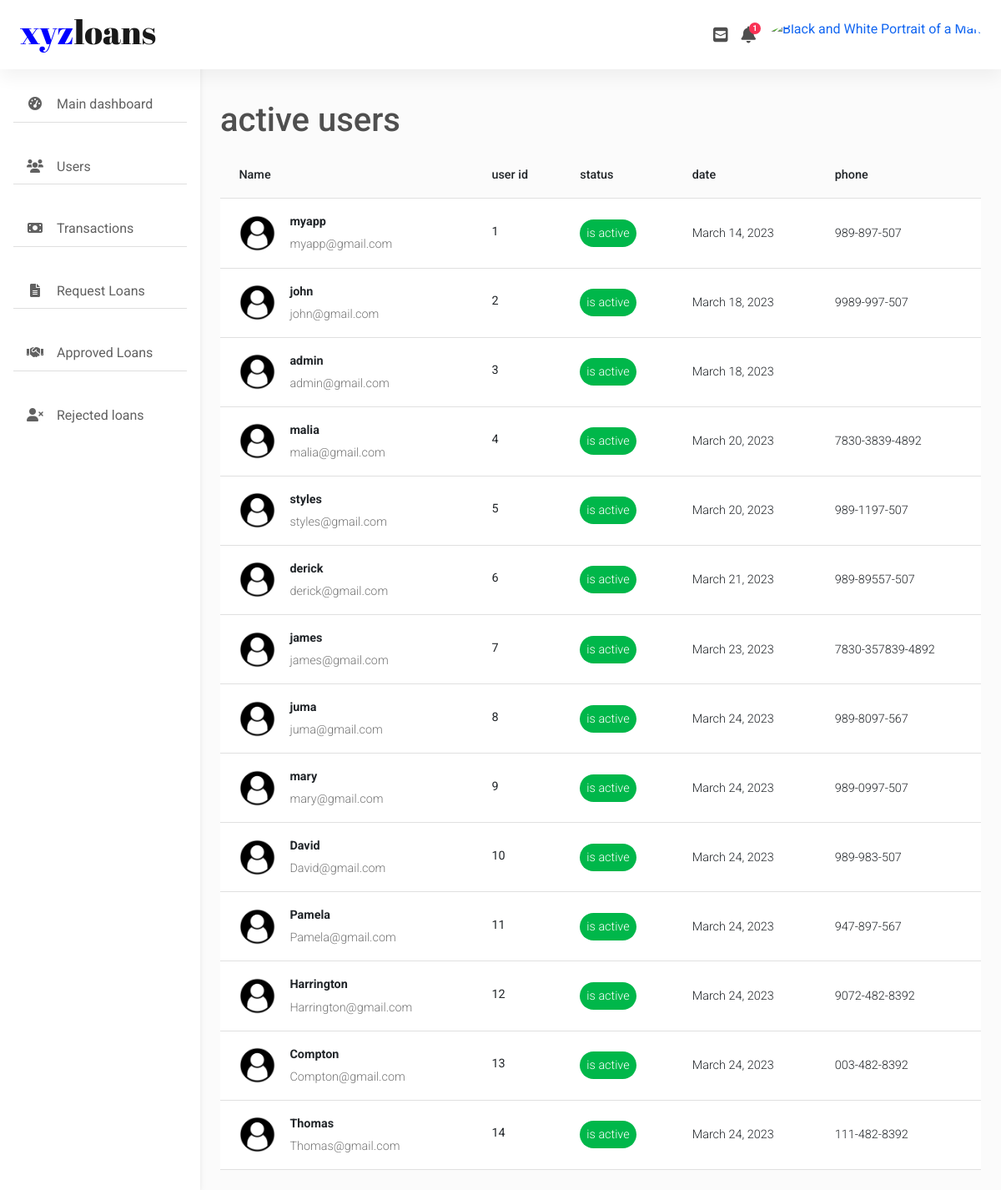
The page /manager/users/active (signed in) on the database its author committed.
### accounts/models.py (models this page shows, shortened)
class CustomUser(AbstractBaseUser, PermissionsMixin):
    idnumber=models.PositiveIntegerField(unique=True)
    email=models.EmailField(gettext_lazy("email addres"), unique=True)
    username=models.CharField(max_length=200,unique=True)
    lastname=models.CharField(max_length=200,blank=True)
    phone=models.CharField(max_length=200,unique=True,blank=True)
    address=models.CharField(max_length=200,blank=True)
    created_at=models.DateField(default=timezone.now)
    is_staff=models.BooleanField(default=False)
    is_active=models.BooleanField(default=False)
    is_superuser=models.BooleanField(default=False)
    avatar=models.ImageField(upload_to="images",blank=True)
    objects=custom_account_manager()
    USERNAME_FIELD = 'email'
    REQUIRED_FIELDS = ['username','lastname',"idnumber"]

### loan_back/decoratos.py (the view)
    def wrapper_func(request,*args,**kwargs):
        if request.user.is_staff:
            return view_func(request,*args,**kwargs)
        return redirect("/")

### loan_back/decoratos.py (called while the page is built)
def staff_member_required(view_func):
    def wrapper_func(request,*args,**kwargs):
        if request.user.is_staff:
            return view_func(request,*args,**kwargs)
        return redirect("/")
    return wrapper_func

### loan_back/views.py (called while the page is built)
@staff_member_required
def users(request):
    context={
        "Users":CustomUser.objects.all(),
        "type":"active users"
    }
    return render(request,"loan_back/usermanager.html",context)

### loan_back/templates/loan_back/usermanager.html (shortened to what this page needs)
{% extends 'loan_back/dashboard.html' %}{% load static %} {% block content %}
<main style="margin-top: 6em">
  <div class="container pt-4 mt-3">
    <section class="mb-4">
      <h1>{{type}}</h1>
      <table class="table align-middle mb-0 bg-white" style="margin-top: 1em">
        <thead class="bg-light">
          <tr>
            <th>Name</th>
            <th>user id</th>
            <th>status</th>
            <th>date</th>
            <th>phone</th>
          </tr>
        </thead>
        <tbody>
          {% for users in Users %}
          <tr>
            <td>
              <div class="d-flex align-items-center">
                <img
                  src="{% static '/img/default.png' %}"
                  class="rounded-circle"
                  alt=""
                  style="width: 45px; height: 45px"
                />
                <div class="ms-3">
                  <p class="fw-bold mb-1">{{users.username}}</p>
                  <p class="text-muted mb-0">{{users.email}}</p>
                </div>
              </div>
            </td>
            <td>
              <p class="fw-normal mb-1">{{users.id}}</p>
            </td>
            <td>
              <span class="btn-success rounded-pill d-inline p-2">
                is active</span
              >
            </td>
            <td>{{users.created_at}}</td>
            <td>{{users.phone}}</td>
          </tr>
          {% endfor %}
        </tbody>
      </table>
    </section>
  </div>
</main>
{% endblock %}

### static/manager/css/admin.css (style rules this page uses)
body { background-color: #fbfbfb; }
@media (min-width: 991.98px) { main { padding-left: 240px; } }

### rows shown on the page
CustomUser: username "myapp", email "myapp@gmail.com", id "1", created_at "March 14, 2023", phone "989-897-507"
CustomUser: username "john", email "john@gmail.com", id "2", created_at "March 18, 2023", phone "9989-997-507"
CustomUser: username "admin", email "admin@gmail.com", id "3", created_at "March 18, 2023"
CustomUser: username "malia", email "malia@gmail.com", id "4", created_at "March 20, 2023", phone "7830-3839-4892"
CustomUser: username "styles", email "styles@gmail.com", id "5", created_at "March 20, 2023", phone "989-1197-507"
CustomUser: username "derick", email "derick@gmail.com", id "6", created_at "March 21, 2023", phone "989-89557-507"
CustomUser: username "james", email "james@gmail.com", id "7", created_at "March 23, 2023", phone "7830-357839-4892"
CustomUser: username "juma", email "juma@gmail.com", id "8", created_at "March 24, 2023", phone "989-8097-567"
CustomUser: username "mary", email "mary@gmail.com", id "9", created_at "March 24, 2023", phone "989-0997-507"
CustomUser: username "David", email "David@gmail.com", id "10", created_at "March 24, 2023", phone "989-983-507"
CustomUser: username "Pamela", email "Pamela@gmail.com", id "11", created_at "March 24, 2023", phone "947-897-567"
CustomUser: username "Harrington", email "Harrington@gmail.com", id "12", created_at "March 24, 2023", phone "9072-482-8392"
CustomUser: username "Compton", email "Compton@gmail.com", id "13", created_at "March 24, 2023", phone "003-482-8392"
CustomUser: username "Thomas", email "Thomas@gmail.com", id "14", created_at "March 24, 2023", phone "111-482-8392"

### other values the page prints
{{ type }} "active users"
